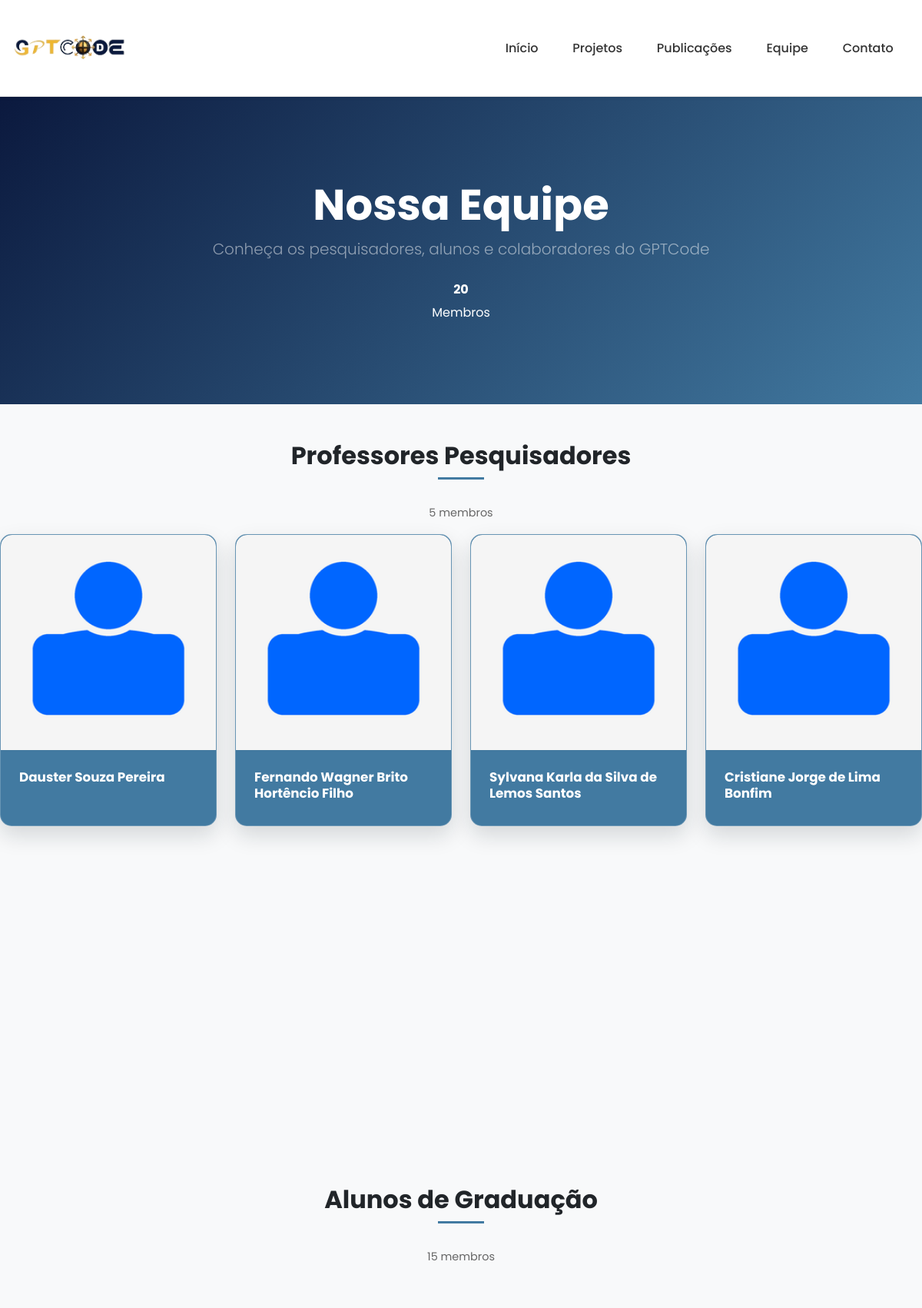
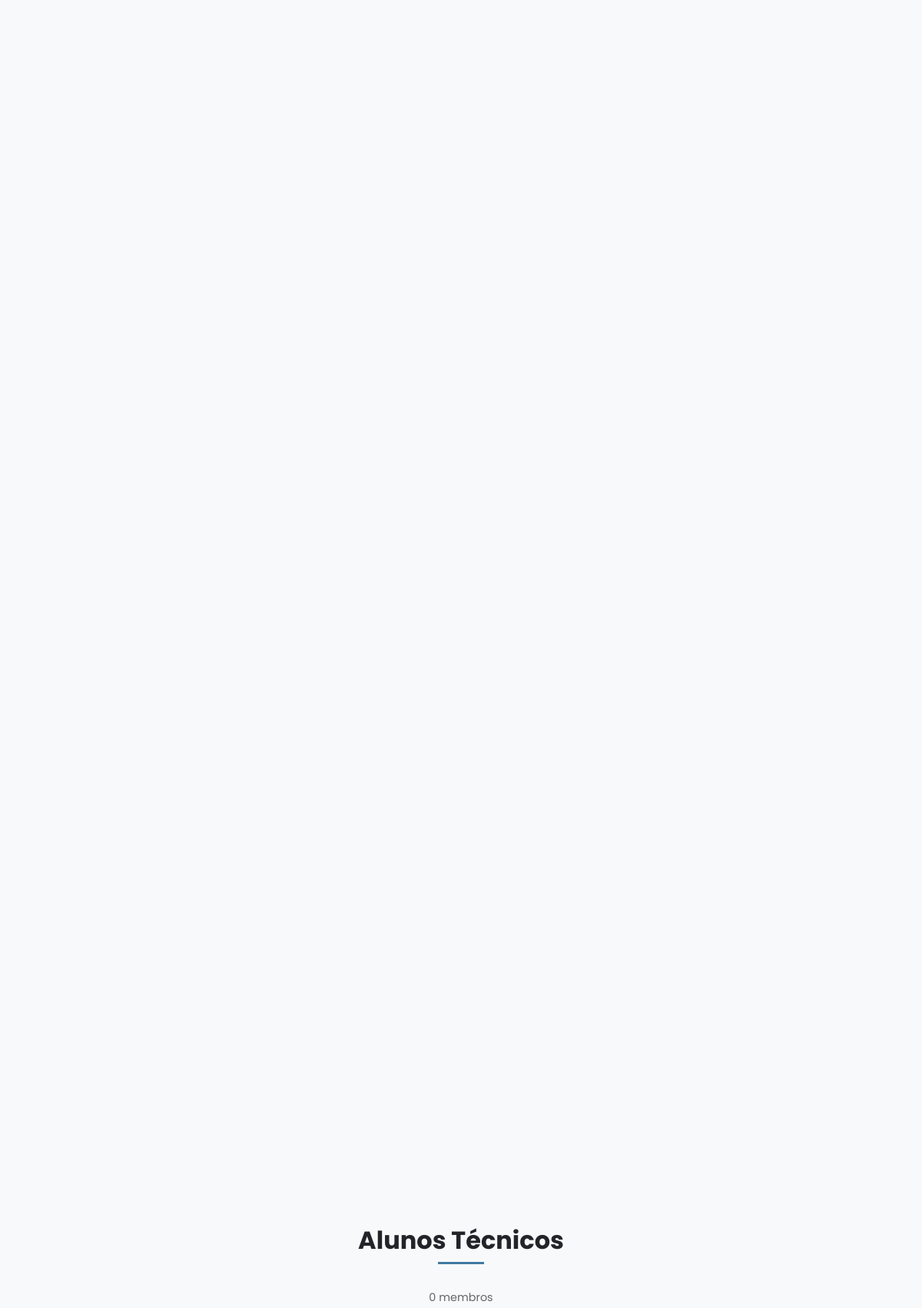
/equipe (upper part), run on the app's committed database (2 pictures, top to bottom).
### tables this page shows
CREATE TABLE configuracao (
    chave           TEXT    PRIMARY KEY
                            CHECK (chave GLOB '[a-z]*' AND chave NOT GLOB '*[^a-z0-9_]*'),
    valor           TEXT    NOT NULL DEFAULT '',
    atualizado_em   TEXT    NOT NULL DEFAULT (datetime('now')),
    atualizado_por  INTEGER REFERENCES usuario(id) ON DELETE SET NULL
);

CREATE TABLE categoria_membro (
    id              INTEGER PRIMARY KEY AUTOINCREMENT,
    slug            TEXT    NOT NULL UNIQUE
                            CHECK (slug GLOB '[a-z]*' AND slug NOT GLOB '*[^a-z0-9-]*'),
    titulo          TEXT    NOT NULL UNIQUE COLLATE NOCASE
                            CHECK (length(trim(titulo)) > 0),
    mensagem_vazia  TEXT    NOT NULL DEFAULT 'Nenhum membro por enquanto',
    ordem_exibicao  INTEGER NOT NULL DEFAULT 0 CHECK (ordem_exibicao >= 0)
);

CREATE TABLE membro (
    id              INTEGER PRIMARY KEY AUTOINCREMENT,
    categoria_id    INTEGER NOT NULL
                            REFERENCES categoria_membro(id) ON DELETE RESTRICT,
    nome            TEXT    NOT NULL CHECK (length(trim(nome)) >= 3),
    funcao          TEXT,
    email           TEXT    UNIQUE COLLATE NOCASE
                            CHECK (email IS NULL OR email LIKE '_%@_%._%'),
    github_url      TEXT    CHECK (github_url IS NULL OR github_url LIKE 'https://github.com/_%'),
    lattes_url      TEXT    CHECK (lattes_url IS NULL
                                   OR lattes_url LIKE 'http://%cnpq.br/_%'
                                   OR lattes_url LIKE 'https://%cnpq.br/_%'),
    descricao       TEXT,
    foto            TEXT,
    ativo           INTEGER NOT NULL DEFAULT 1 CHECK (ativo IN (0, 1)),
    ordem_exibicao  INTEGER NOT NULL DEFAULT 0 CHECK (ordem_exibicao >= 0),
    criado_em       TEXT    NOT NULL DEFAULT (datetime('now')),
    atualizado_em   TEXT    NOT NULL DEFAULT (datetime('now')),
    atualizado_por  INTEGER REFERENCES usuario(id) ON DELETE SET NULL
);

### backend/app.py (the view)
@app.route("/equipe")
def equipe():
    db = get_db()
    membros = repo.listar_membros(db, apenas_ativos=True)
    secoes = [
        {**categoria, "membros": [m for m in membros if m["categoria_id"] == categoria["id"]]}
        for categoria in repo.listar_categorias(db)
    ]
    return render_template("equipe.html", cfg=repo.obter_configuracoes(db), secoes=secoes, total=len(membros))

### backend/app.py (called while the page is built, shortened)
@app.after_request
def cabecalhos_de_seguranca(resposta):
    resposta.headers.setdefault("X-Content-Type-Options", "nosniff")
    resposta.headers.setdefault("X-Frame-Options", "DENY")
    resposta.headers.setdefault("Content-Security-Policy", "frame-ancestors 'none'; object-src 'none'; base-uri 'self'")
    resposta.headers.setdefault("Referrer-Policy", "strict-origin-when-cross-origin")
    if ATRAS_DE_PROXY:  # produção, sempre por HTTPS
        resposta.headers.setdefault("Strict-Transport-Security", "max-age=31536000")
    return resposta

@app.context_processor
def contexto_templates():
    contexto = {
        "admin_logged_in": bool(getattr(g, "usuario", None)),
        "rotulos": {
            "modalidades": v.MODALIDADE_ROTULO,
            "status_projeto": v.STATUS_PROJETO_ROTULO,
            "tipos_publicacao": v.TIPO_PUBLICACAO_ROTULO,
            "tipos_contato": v.TIPO_CONTATO_ROTULO,
            "papeis": v.PAPEIS_PARTICIPANTE,
        },
    }
    return contexto

### backend/auth.py (called while the page is built, shortened)
def carregar_usuario() -> None:
    g.usuario = None
    g.erro_login = None
    g.via_token = False
    if not request.path.startswith(("/admin", "/api")):
        return

### backend/contexto.py (called while the page is built)
def get_db() -> sqlite3.Connection:
    if "db" not in g:
        g.db = connect()
    return g.db

def fechar_db(_erro=None) -> None:
    conexao = g.pop("db", None)
    if conexao is not None:
        conexao.close()

### backend/database.py (called while the page is built)
def db_path() -> Path:
    configurado = os.getenv("GPTCODE_DB_PATH", "").strip()
    return Path(configurado) if configurado else DATA_DIR / "gptcode.db"

def connect(caminho: Path | str | None = None) -> sqlite3.Connection:
    caminho = Path(caminho or db_path())
    caminho.parent.mkdir(parents=True, exist_ok=True)
    conn = sqlite3.connect(str(caminho), timeout=10)
    conn.row_factory = sqlite3.Row
    conn.execute("PRAGMA foreign_keys = ON")
    return conn

### backend/repositorio.py (called while the page is built)
def _serializar_categoria(linha) -> dict:
    return {
        "id": linha["id"],
        "slug": linha["slug"],
        "titulo": linha["titulo"],
        "mensagem_vazia": linha["mensagem_vazia"],
        "ordem_exibicao": linha["ordem_exibicao"],
        "total_membros": linha["total_membros"],
    }

def listar_categorias(conn) -> list[dict]:
    return [
        _serializar_categoria(r)
        for r in conn.execute(f"{_SQL_CATEGORIA} ORDER BY c.ordem_exibicao, c.id")
    ]

### frontend/templates/equipe.html (shortened to what this page needs)
{% extends 'base.html' %} {% block title %}Equipe | GPTCode{% endblock %} {%
block extra_head %}
<link
  rel="stylesheet"
  href="{{ url_for('static', filename='css/equipe.css') }}"
/>
{% endblock %} {% block content %}
<header class="page-header d-flex align-items-center full-width-section">
  <div class="container text-center">
    <h1 class="display-4 text-white fw-bold">{{ cfg.team_page_title }}</h1>
    <p class="lead text-white-50">{{ cfg.team_page_subtitle }}</p>
    <div class="team-header-stats">
      <div class="team-stat-pill">
        <strong>{{ total }}</strong>
        <span>Membros</span>
      </div>
    </div>
  </div>
</header>
<main class="py-5">
    <div class="team-cascade">
      {% for section in secoes %} {% set member_count =
      section.membros|length %}
      <section
        class="team-category"
        id="{{ section.slug }}"
        data-team-section="{{ section.slug }}"
      >
        <div class="team-category-head">
          <div>
            <h2 class="category-title">{{ section.titulo }}</h2>
          </div>
          <span class="category-count">
            {{ member_count }} {{ 'membro' if member_count == 1 else 'membros'
            }}
          </span>
        </div>
        <div class="row g-4">
          {% if section.membros %} {% for member in section.membros %}
          <div
            class="col-xl-3 col-lg-4 col-md-6 team-member"
            data-category="{{ section.slug }}"
          >
            <article class="member-card">
              <div class="member-img-container">
                <img
                  src="{{ url_for('static', filename=member.foto if member.foto else 'imagens/logos/gptcode-icon.png') }}"
                  class="member-img"
                  alt="{{ member.nome }}"
                  loading="lazy"
                />
              </div>
              <div class="member-info">
                <h5 class="member-name">{{ member.nome }}</h5>
              </div>
            </article>
          </div>
          {% endfor %} {% endif %}
        </div>
      </section>
      {% endfor %}
    </div>
</main>
{% endblock %}

### frontend/static/css/main.css (style rules this page uses)
:root { --dark-blue: #0b193e; --medium-blue: #427aa1; --accent-cinza: #6c757d; --accent-cinza-dark: #343a40; --light-blue: #a5c9e0; --light-text: #f8f9fa; --dark-text: #212529; --font-family: "Poppins", sans-serif; --yellow: #ffcc00; --navbar-height: 110px; }
* { margin: 0; padding: 0; box-sizing: border-box; }
body { font-family: var(--font-family); color: var(--dark-text); line-height: 1.6; overflow-x: hidden; padding-top: var(--navbar-height); }
html { scroll-padding-top: calc(var(--navbar-height) + 1rem); }
main { width: 100%; margin: 0; padding: 0; }
.page-header { height: 50vh; min-height: 360px; background-color: var(--dark-blue); background-image: linear-gradient(135deg, var(--dark-blue) 0%, var(--medium-blue) 100%); position: relative; overflow: hidden; width: 100%; margin: 0; margin-bottom: 0 !important; border-bottom: none !important; padding: 2rem 0; color: white; text-align: center; }
.page-header::before { content: ""; position: absolute; top: 0; left: 0; width: 100%; height: 100%; background-image: url("https://www.transparenttextures.com/patterns/connected.png"); opacity: 0.1; }
.full-width-section { position: relative; left: 50%; right: 50%; margin-left: -50vw; margin-right: -50vw; width: 100vw; }
body { background-color: #f8f9fa; }
.container { max-width: 1200px; margin: 0 auto; padding: 0 15px; }
@media (min-width: 1024px) and (max-width: 1439px) { .py-5 { padding-top: 3rem !important; padding-bottom: 3rem !important; } }

### frontend/static/css/animacoes.css (style rules this page uses)
.member-card, .project-card, .publication-card { transition: transform 0.3s ease, box-shadow 0.3s ease; }

### frontend/static/css/equipe.css (style rules this page uses)
.team-header-stats { display: flex; justify-content: center; margin-top: 1.5rem; }
.team-stat-pill { display: flex; flex-direction: column; align-items: center; gap: 0.25rem; }
.team-category { margin-bottom: 4rem; }
.team-category .row { justify-content: center; }
.team-category-head { text-align: center; }
.category-count { display: block; text-align: center; margin-bottom: 1rem; color: #666; font-size: 0.9rem; }
.category-title { position: relative; padding-bottom: 0.75rem; margin-bottom: 2rem; font-weight: 700; text-align: center; }
.category-title::after { content: ""; position: absolute; bottom: 0; left: 50%; transform: translateX(-50%); width: 60px; height: 3px; background-color: var(--medium-blue); }
.member-card { background: var(--medium-blue); border-radius: 15px; overflow: hidden; border: 1px solid rgba(255, 255, 255, 0.2); box-shadow: 0 12px 28px rgba(16, 24, 32, 0.15); transition: all 0.5s ease-in-out; height: 100%; }
.member-img-container { position: relative; overflow: hidden; aspect-ratio: 1 / 1; transition: all 0.5s ease-in-out; }
.member-img { width: 100%; height: 100%; object-fit: cover; object-position: center 20%; transition: transform 0.5s ease !important; border-radius: 15px 15px 0 0; }
.member-info { padding: 1.5rem; background: transparent; border-top: 1px solid rgba(34, 41, 47, 0.03); }
.member-name { color: white; font-weight: bold; margin-bottom: 0.5rem; }
.team-member { opacity: 0; transition: opacity 0.5s ease; }
.team-member.visible { opacity: 1; }
@media (min-width: 1024px) and (max-width: 1439px) { .team-category { margin-bottom: 4rem; } }
@media (min-width: 1024px) and (max-width: 1439px) { .category-title { font-size: 2rem; } }
@media (min-width: 1024px) and (max-width: 1439px) { .member-name { font-size: 1.05rem; } }

### data on the page
configuracao: team_page_title "Nossa Equipe"
configuracao: team_page_subtitle "Conheça os pesquisadores, alunos e colaboradores do GPTCode"
categoria_membro: titulo "Professores Pesquisadores", member_count "5", value "membros"
membro: foto (picture), nome "Dauster Souza Pereira"
membro: foto (picture), nome "Fernando Wagner Brito Hortêncio Filho"
membro: foto (picture), nome "Sylvana Karla da Silva de Lemos Santos"
membro: foto (picture), nome "Cristiane Jorge de Lima Bonfim"
categoria_membro: titulo "Alunos de Graduação", member_count "15", value "membros"
categoria_membro: titulo "Alunos Técnicos", member_count "0", value "membros"

### other printed values
{{ total }} "20"
